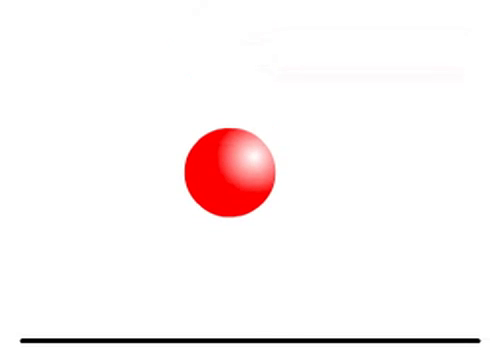
#> input picture frame 15 of src/pi/Luer/bouncing.mp4, 490 x 360 px
$ python keypointFinders.py
#> lines starting #> are read from the running program, lines starting #| are printed output that depends on the picture; after the words box and inside, x2 and y2 are one past the last pixel; in counts of white or black regions, pixels touching at a corner belong together

import cv2
import numpy as np

'''
KEYPOINT FINDERS
Takes in an image and calculates the points that it should track

INPUT:
    vis - Grayscale image on which to apply keypoint detection
    bb - bounding box coordinates. Area of interest in vis
    current - need to find features in larger unknown bb
    desc - used for flann and bruteforce matcher when feature descriptors needed
OUTPUT:
    kp - Keypoints in image
randomSample
    - randomly samples n keypoints in image
fastSample
    - https://docs.opencv.org/3.0-beta/doc/py_tutorials/py_feature2d/py_fast/py_fast.html
sift
    - https://docs.opencv.org/3.1.0/da/df5/tutorial_py_sift_intro.html
surf
    - https://docs.opencv.org/3.0-beta/doc/py_tutorials/py_feature2d/py_surf_intro/py_surf_intro.html
shi_tomasi:
    - https://docs.opencv.org/3.0-beta/doc/py_tutorials/py_feature2d/py_shi_tomasi/py_shi_tomasi.html
'''
# [8 lines left out: function convertKP, not called in this run]

def bbCheck(vis,bb,curr):
    if curr is True:
        buffer = 20
        dims = np.shape(vis)
        x1 = max(bb[0]-buffer,0)
        y1 = max(bb[1]-buffer,0)
        x2 = min(bb[2]+buffer,dims[1])
        y2 = min(bb[3]+buffer,dims[0])
        return (x1,y1,x2,y2)
    return bb

def randomSample(vis,bb):
    kp = np.empty((100, 2))
    kp[:, 0] = np.random.randint(bb[0], bb[2] + 1, 100)
    kp[:, 1] = np.random.randint(bb[1], bb[3] + 1, 100)
    kp = kp.astype(np.float32)
    return kp

def fast(vis,bb,current=False,desc=False):
    bb = bbCheck(vis,bb,current)
    fast = cv2.FastFeatureDetector_create()
    kp = fast.detect(vis[bb[1]:bb[3],bb[0]:bb[2]],None)
    if len(kp) > 0:
        return convertKP(kp,bb)

    else:
        return None

# [73 lines left out: functions sift, surf, orb, shi_tomasi, not called in this run]

if __name__ == "__main__":
    source = cv2.VideoCapture("bouncing.mp4")
    ret, frame = source.read()
#> frame is the input picture: shape (360, 490, 3); mean B, G, R 244.5, 244.4, 251.6
    framegray = cv2.cvtColor(frame, cv2.COLOR_BGR2GRAY)
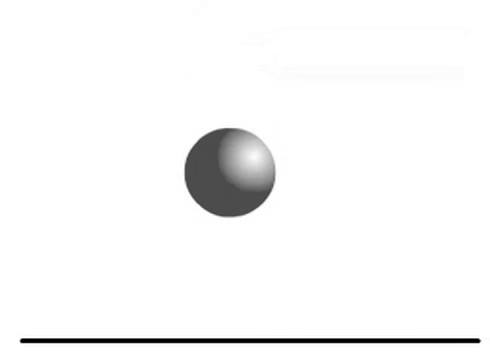
#> framegray: shape (360, 490); min 0, max 255, mean 246.6


    # frame = cv2.imread("../testImg.png")
    # framegray = cv2.cvtColor(frame, cv2.COLOR_BGR2GRAY)
    box = (183, 0, 275, 77)
    kp1 = randomSample(framegray,box)
#> kp1 = 100 pairs, first value 183 to 274, second value 0 to 77
    kp3 = fast(framegray,(183, 0, 275, 77))
#> in fast, `bb = bbCheck(vis,bb,current)`: bb = (183, 0, 275, 77)
#> in fast, `kp = fast.detect(vis[bb[1]:bb[3],bb[0]:bb[2]],None)`: kp = ()
    # [7 lines of commented-out code are left out]
    for point in kp1:
        x,y = point
        img2 = cv2.putText(frame, ".",(x,y), cv2.FONT_HERSHEY_SIMPLEX,2, (0,0,255))
#> this loop made 100 passes
#> (x, y) on passes 1 to 12: (227, 35), (230, 64), (247, 69), (250, 0), (250, 50), (192, 36), (266, 34), (204, 48), (219, 3), (270, 42), (253, 77), (271, 21)
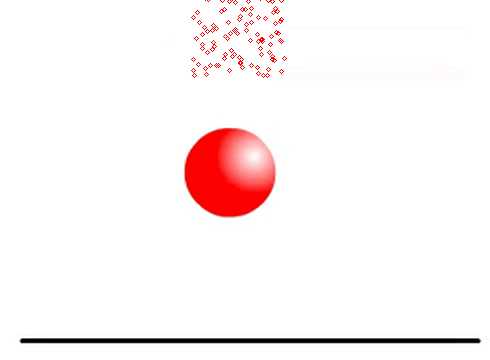
#> frame: shape (360, 490, 3); 0.41% of pixels changed, all inside (x1, y1, x2, y2) = (191, 0, 287, 78)

    # FAST DETECTOR
    # for point in kp2:
    #     x,y = point
    #     img2 = cv2.putText(frame, ".",(x,y), cv2.FONT_HERSHEY_SIMPLEX,2, (0,255,0))
    #
    # FAST DETECTOR
#> (the run stopped early here; a loop or call above may not have finished)

$ run again, starting later in the video
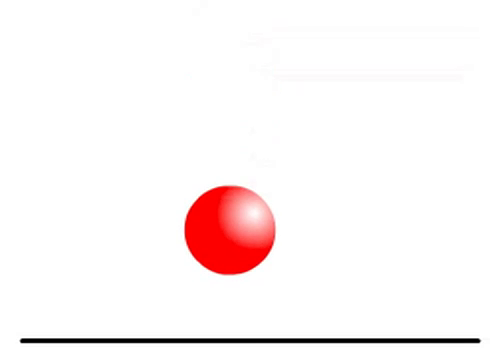
#> input picture frame 70 of src/pi/Luer/bouncing.mp4, 490 x 360 px
#> frame is the input picture: shape (360, 490, 3); mean B, G, R 244.4, 244.4, 251.6
#> `framegray = cv2.cvtColor(frame, cv2.COLOR_BGR2GRAY)`:
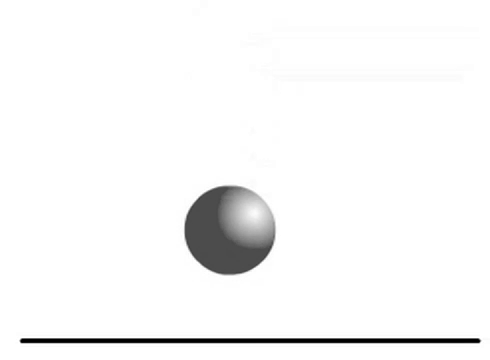
#> framegray: shape (360, 490); min 0, max 255, mean 246.6
#> kp1 = 100 pairs, first value 183 to 274, second value 0 to 77
#> bb = (183, 0, 275, 77)
#> kp = ()
#> the loop `for point in kp1:` made 100 passes
#> (x, y) on passes 1 to 8: (227, 35), (230, 64), (247, 69), (250, 0), (250, 50), (192, 36), (266, 34), (204, 48)
#> after the loop `for point in kp1:`:
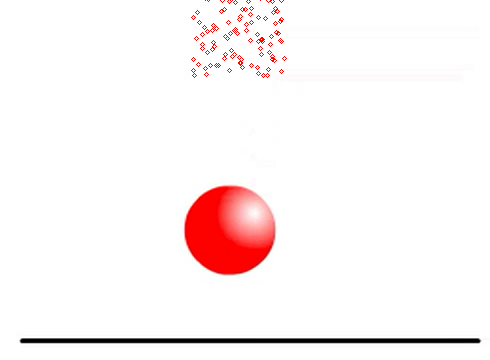
#> frame: shape (360, 490, 3); 0.41% of pixels changed, all inside (x1, y1, x2, y2) = (191, 0, 287, 78)

$ run again, starting later in the video
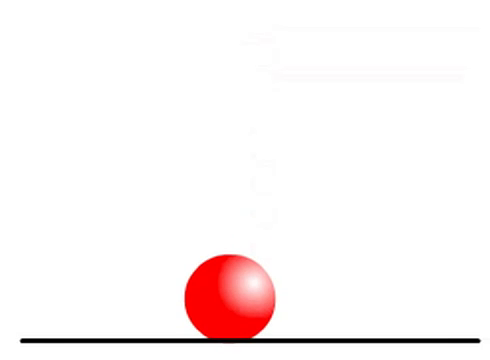
#> input picture frame 124 of src/pi/Luer/bouncing.mp4, 490 x 360 px
#> frame is the input picture: shape (360, 490, 3); mean B, G, R 244.7, 244.7, 251.6
#> `framegray = cv2.cvtColor(frame, cv2.COLOR_BGR2GRAY)`:
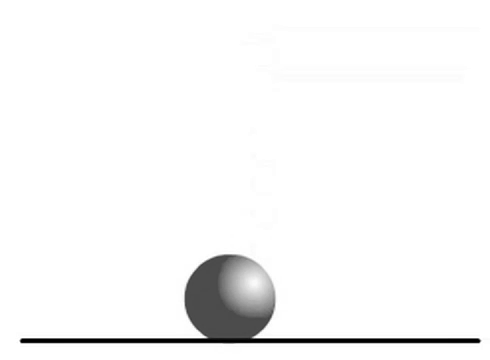
#> framegray: shape (360, 490); min 0, max 255, mean 246.8
#> kp1 = 100 pairs, first value 183 to 274, second value 0 to 77
#> bb = (183, 0, 275, 77)
#> kp = ()
#> the loop `for point in kp1:` made 100 passes
#> (x, y) on passes 1 to 8: (227, 35), (230, 64), (247, 69), (250, 0), (250, 50), (192, 36), (266, 34), (204, 48)
#> after the loop `for point in kp1:`:
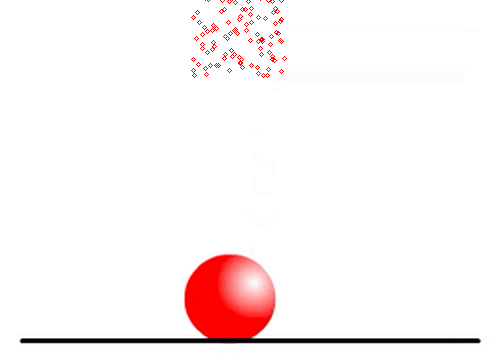
#> frame: shape (360, 490, 3); 0.41% of pixels changed, all inside (x1, y1, x2, y2) = (191, 0, 287, 78)
